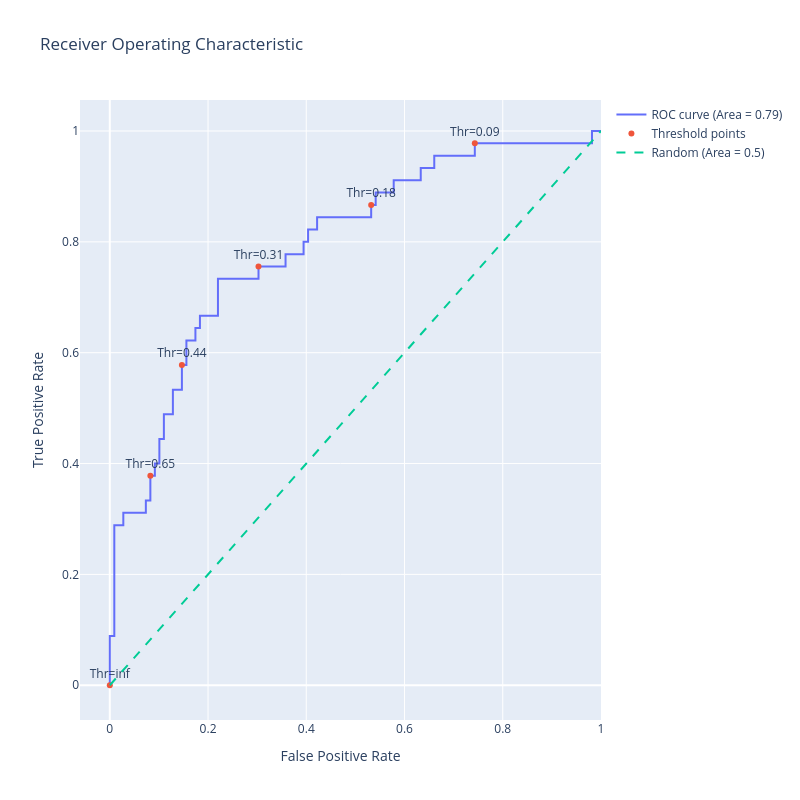

Notebook code cell kept with this figure:
### Code cell
import plotly.graph_objects as go
import numpy as np
from sklearn.metrics import roc_auc_score

# Assuming fpr, tpr, thresholds are already calculated as before
fpr, tpr, thresholds = roc_curve(y_test, y_score)

# Calculate the AUC (Area Under the Curve)
roc_auc = roc_auc_score(y_test, y_score)

# Generate a trace for ROC curve
trace0 = go.Scatter(
    x=fpr,
    y=tpr,
    mode='lines',
    name=f'ROC curve (Area = {roc_auc:.2f})'
)

# Only label every nth point to avoid cluttering
n = 10
indices = np.arange(len(thresholds)) % n == 0  # Choose indices where index mod n is 0

trace1 = go.Scatter(
    x=fpr[indices],
    y=tpr[indices],
    mode='markers+text',
    name='Threshold points',
    text=[f"Thr={thr:.2f}" for thr in thresholds[indices]],
    textposition='top center'
)

# Diagonal line
trace2 = go.Scatter(
    x=[0, 1],
    y=[0, 1],
    mode='lines',
    name='Random (Area = 0.5)',
    line=dict(dash='dash')
)

data = [trace0, trace1, trace2]

# Define layout with square aspect ratio
layout = go.Layout(
    title='Receiver Operating Characteristic',
    xaxis=dict(title='False Positive Rate'),
    yaxis=dict(title='True Positive Rate'),
    autosize=False,
    width=800,
    height=800,
    showlegend=True
)

# Define figure and add data
fig = go.Figure(data=data, layout=layout)

# Show figure
fig.show()

### Figure 1 — Plotly figure (JSON) as saved in the notebook; plotly's stock layout.template omitted (floating-point values rounded to 4 significant figures)
{"data": [{"mode": "lines", "name": "ROC curve (Area = 0.79)", "type": "scatter", "x": [0.0, 0.0, 0.0, 0.009174, 0.009174, 0.02752, 0.02752, 0.07339, 0.07339, 0.08257, 0.08257, 0.09174, 0.09174, 0.1009, 0.1009, 0.1101, 0.1101, 0.1284, 0.1284, 0.1468, 0.1468, 0.156, 0.156, 0.1743, 0.1743, 0.1835, 0.1835, 0.2202, 0.2202, 0.3028, 0.3028, 0.3578, 0.3578, 0.3945, 0.3945, 0.4037, 0.4037, 0.422, 0.422, 0.5321, 0.5321, 0.5413, 0.5413, 0.578, 0.578, 0.633, 0.633, 0.6606, 0.6606, 0.7431, 0.7431, 0.9817, 0.9817, 1.0], "y": [0.0, 0.02222, 0.08889, 0.08889, 0.2889, 0.2889, 0.3111, 0.3111, 0.3333, 0.3333, 0.3778, 0.3778, 0.4, 0.4, 0.4444, 0.4444, 0.4889, 0.4889, 0.5333, 0.5333, 0.5778, 0.5778, 0.6222, 0.6222, 0.6444, 0.6444, 0.6667, 0.6667, 0.7333, 0.7333, 0.7556, 0.7556, 0.7778, 0.7778, 0.8, 0.8, 0.8222, 0.8222, 0.8444, 0.8444, 0.8667, 0.8667, 0.8889, 0.8889, 0.9111, 0.9111, 0.9333, 0.9333, 0.9556, 0.9556, 0.9778, 0.9778, 1.0, 1.0]}, {"mode": "markers+text", "name": "Threshold points", "text": ["Thr=inf", "Thr=0.65", "Thr=0.44", "Thr=0.31", "Thr=0.18", "Thr=0.09"], "textposition": "top center", "type": "scatter", "x": [0.0, 0.08257, 0.1468, 0.3028, 0.5321, 0.7431], "y": [0.0, 0.3778, 0.5778, 0.7556, 0.8667, 0.9778]}, {"line": {"dash": "dash"}, "mode": "lines", "name": "Random (Area = 0.5)", "type": "scatter", "x": [0, 1], "y": [0, 1]}], "layout": {"autosize": false, "height": 800, "showlegend": true, "title": {"text": "Receiver Operating Characteristic"}, "width": 800, "xaxis": {"title": {"text": "False Positive Rate"}}, "yaxis": {"title": {"text": "True Positive Rate"}}}}
